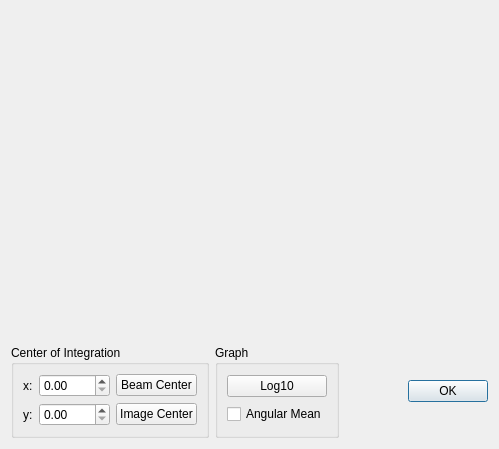
<?xml version="1.0" encoding="UTF-8"?>
<ui version="4.0">
 <class>IntegrationDlg</class>
 <widget class="QDialog" name="IntegrationDlg">
  <property name="geometry">
   <rect>
    <x>0</x>
    <y>0</y>
    <width>499</width>
    <height>449</height>
   </rect>
  </property>
  <property name="windowTitle">
   <string>Radial Integration</string>
  </property>
  <layout class="QGridLayout" name="gridLayout_2">
   <item row="0" column="0" colspan="4">
    <widget class="QwtPlot" name="plot"/>
   </item>
   <item row="5" column="0">
    <widget class="QGroupBox" name="groupBox">
     <property name="title">
      <string>Center of Integration</string>
     </property>
     <layout class="QGridLayout" name="gridLayout">
      <item row="0" column="0">
       <widget class="QLabel" name="label">
        <property name="text">
         <string>x:</string>
        </property>
       </widget>
      </item>
      <item row="0" column="1">
       <widget class="QDoubleSpinBox" name="doubleSpinBoxX">
        <property name="minimum">
         <double>0.000000000000000</double>
        </property>
        <property name="maximum">
         <double>1000.000000000000000</double>
        </property>
       </widget>
      </item>
      <item row="0" column="2">
       <widget class="QPushButton" name="btnBeamCenter">
        <property name="text">
         <string>Beam Center</string>
        </property>
       </widget>
      </item>
      <item row="1" column="0">
       <widget class="QLabel" name="label_2">
        <property name="text">
         <string>y:</string>
        </property>
       </widget>
      </item>
      <item row="1" column="1">
       <widget class="QDoubleSpinBox" name="doubleSpinBoxY">
        <property name="maximum">
         <double>1000.000000000000000</double>
        </property>
       </widget>
      </item>
      <item row="1" column="2">
       <widget class="QPushButton" name="btnImageCenter">
        <property name="text">
         <string>Image Center</string>
        </property>
       </widget>
      </item>
     </layout>
    </widget>
   </item>
   <item row="5" column="1">
    <widget class="QGroupBox" name="groupBox_2">
     <property name="title">
      <string>Graph</string>
     </property>
     <layout class="QGridLayout" name="gridLayout_3">
      <item row="0" column="0" colspan="2">
       <widget class="QPushButton" name="btnLog10">
        <property name="text">
         <string>Log10</string>
        </property>
        <property name="checkable">
         <bool>true</bool>
        </property>
       </widget>
      </item>
      <item row="2" column="0" colspan="2">
       <widget class="QCheckBox" name="chkAngMean">
        <property name="text">
         <string>Angular Mean</string>
        </property>
       </widget>
      </item>
     </layout>
    </widget>
   </item>
   <item row="5" column="3">
    <widget class="QDialogButtonBox" name="buttonBox">
     <property name="sizePolicy">
      <sizepolicy hsizetype="Preferred" vsizetype="Fixed">
       <horstretch>0</horstretch>
       <verstretch>0</verstretch>
      </sizepolicy>
     </property>
     <property name="orientation">
      <enum>Qt::Horizontal</enum>
     </property>
     <property name="standardButtons">
      <set>QDialogButtonBox::Ok</set>
     </property>
    </widget>
   </item>
  </layout>
 </widget>
 <customwidgets>
  <customwidget>
   <class>QwtPlot</class>
   <extends>QFrame</extends>
   <header>qwt_plot.h</header>
   <container>1</container>
  </customwidget>
 </customwidgets>
 <resources/>
 <connections>
  <connection>
   <sender>buttonBox</sender>
   <signal>accepted()</signal>
   <receiver>IntegrationDlg</receiver>
   <slot>accept()</slot>
   <hints>
    <hint type="sourcelabel">
     <x>248</x>
     <y>254</y>
    </hint>
    <hint type="destinationlabel">
     <x>157</x>
     <y>274</y>
    </hint>
   </hints>
  </connection>
  <connection>
   <sender>buttonBox</sender>
   <signal>rejected()</signal>
   <receiver>IntegrationDlg</receiver>
   <slot>reject()</slot>
   <hints>
    <hint type="sourcelabel">
     <x>316</x>
     <y>260</y>
    </hint>
    <hint type="destinationlabel">
     <x>286</x>
     <y>274</y>
    </hint>
   </hints>
  </connection>
 </connections>
</ui>
